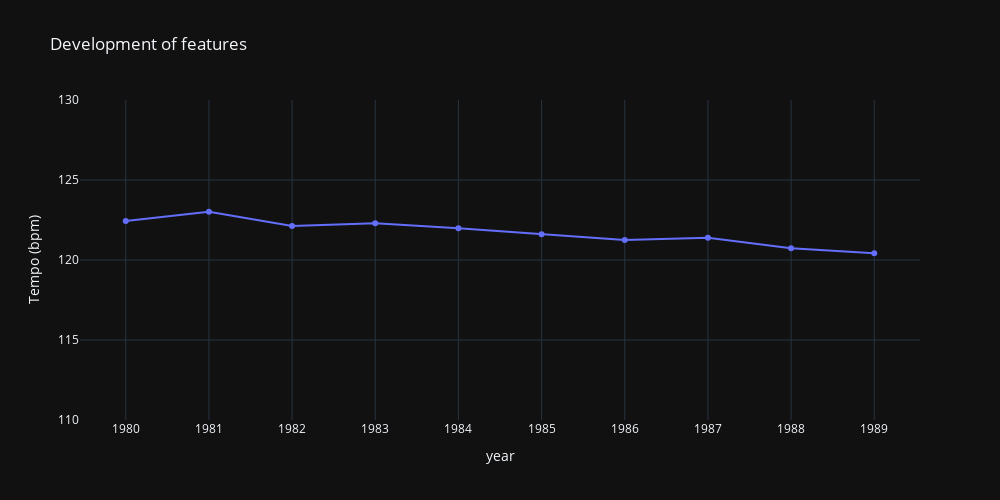
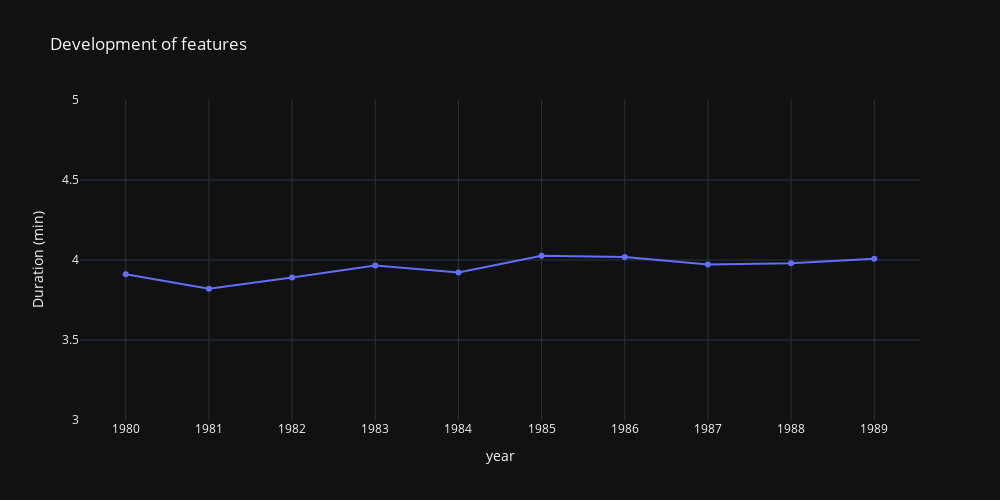
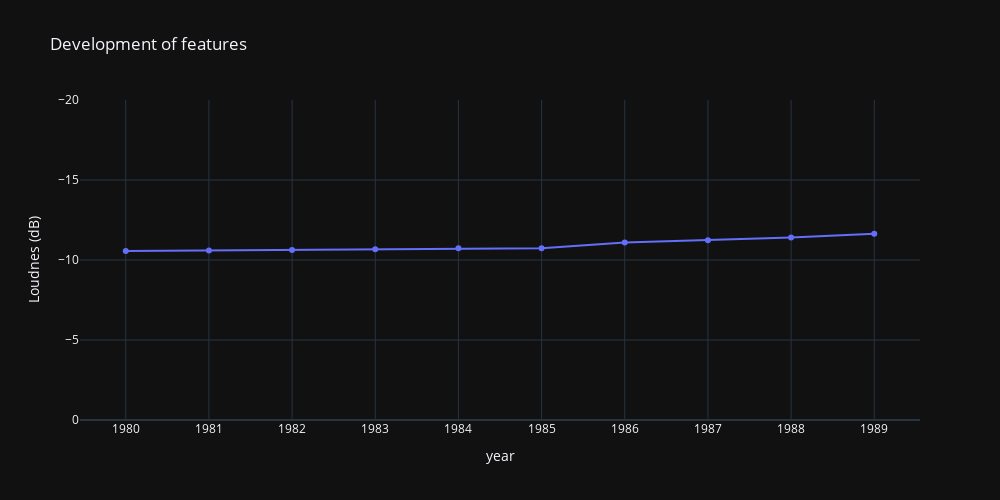
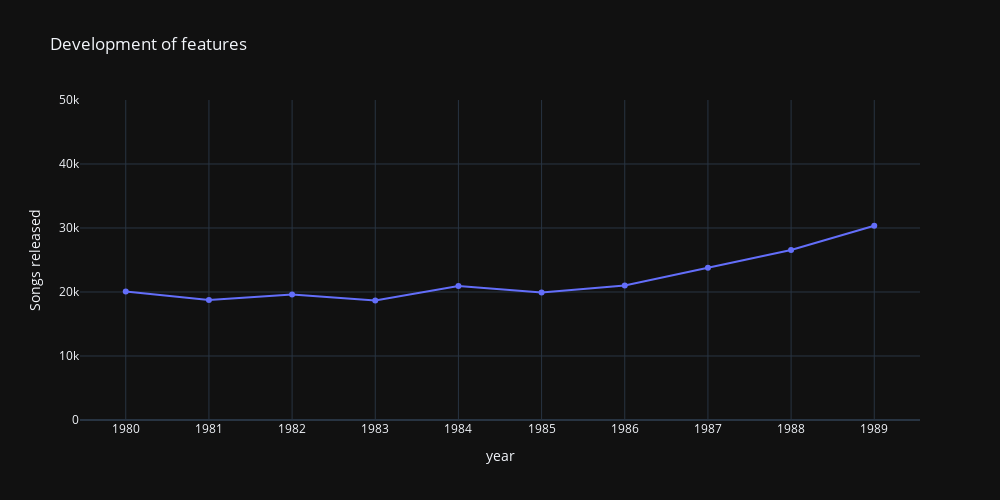

Source (notebook cell) for these figures, in order:
### Code cell
for feature in features:
    fig = go.Figure()
    
    fig.add_trace(go.Scatter(
        x=songs_per_year['year'],
        y=songs_per_year[feature["value"]],
        name=feature["value"]
    ))
    
    fig.update_layout(
        height = FIG_HEIGHT,
        width = FIG_WIDTH,
        yaxis_title=feature["title"],
        xaxis_title='year',
        title='Development of features',
        template='plotly_dark',
        yaxis_range=feature["range"]
    )
    
    fig.show()

### Figure 1 — Plotly figure (JSON) as saved in the notebook; plotly's stock layout.template omitted (floating-point values rounded to 4 significant figures)
{"data": [{"name": "tempo", "type": "scatter", "x": ["1980", "1981", "1982", "1983", "1984", "1985", "1986", "1987", "1988", "1989"], "y": [122.4, 123.0, 122.1, 122.3, 122.0, 121.6, 121.3, 121.4, 120.7, 120.4]}], "layout": {"height": 500, "title": {"text": "Development of features"}, "width": 1000, "xaxis": {"autorange": true, "range": [-0.5501, 9.55], "title": {"text": "year"}, "type": "category"}, "yaxis": {"range": [110, 130], "title": {"text": "Tempo (bpm)"}, "type": "linear"}}}

### Figure 2 — Plotly figure (JSON) as saved in the notebook; plotly's stock layout.template omitted (floating-point values rounded to 4 significant figures)
{"data": [{"name": "duration_min", "type": "scatter", "x": ["1980", "1981", "1982", "1983", "1984", "1985", "1986", "1987", "1988", "1989"], "y": [3.911, 3.821, 3.891, 3.966, 3.922, 4.026, 4.019, 3.972, 3.979, 4.007]}], "layout": {"height": 500, "title": {"text": "Development of features"}, "width": 1000, "xaxis": {"autorange": true, "range": [-0.5501, 9.55], "title": {"text": "year"}, "type": "category"}, "yaxis": {"range": [3, 5], "title": {"text": "Duration (min)"}, "type": "linear"}}}

### Figure 3 — Plotly figure (JSON) as saved in the notebook; plotly's stock layout.template omitted (floating-point values rounded to 4 significant figures)
{"data": [{"name": "loudness", "type": "scatter", "x": ["1980", "1981", "1982", "1983", "1984", "1985", "1986", "1987", "1988", "1989"], "y": [-10.56, -10.6, -10.63, -10.67, -10.73, -10.74, -11.09, -11.23, -11.4, -11.64]}], "layout": {"height": 500, "title": {"text": "Development of features"}, "width": 1000, "xaxis": {"autorange": true, "range": [-0.5501, 9.55], "title": {"text": "year"}, "type": "category"}, "yaxis": {"range": [0, -20], "title": {"text": "Loudnes (dB)"}, "type": "linear"}}}

### Figure 4 — Plotly figure (JSON) as saved in the notebook; plotly's stock layout.template omitted (floating-point values rounded to 4 significant figures)
{"data": [{"name": "count", "type": "scatter", "x": ["1980", "1981", "1982", "1983", "1984", "1985", "1986", "1987", "1988", "1989"], "y": [20073, 18748, 19607, 18689, 20923, 19909, 21010, 23789, 26575, 30349]}], "layout": {"height": 500, "title": {"text": "Development of features"}, "width": 1000, "xaxis": {"autorange": true, "range": [-0.5501, 9.55], "title": {"text": "year"}, "type": "category"}, "yaxis": {"range": [0, 50000], "title": {"text": "Songs released"}, "type": "linear"}}}
